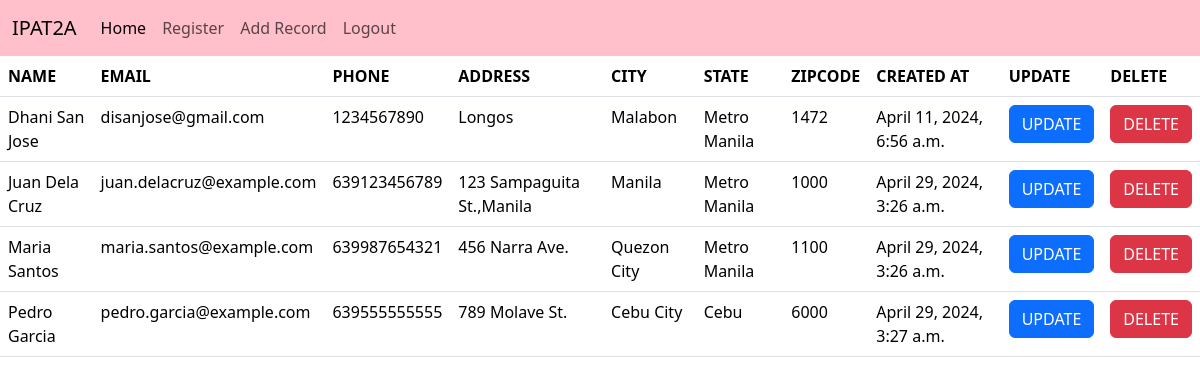
Before: / (signed in) with the older database file.
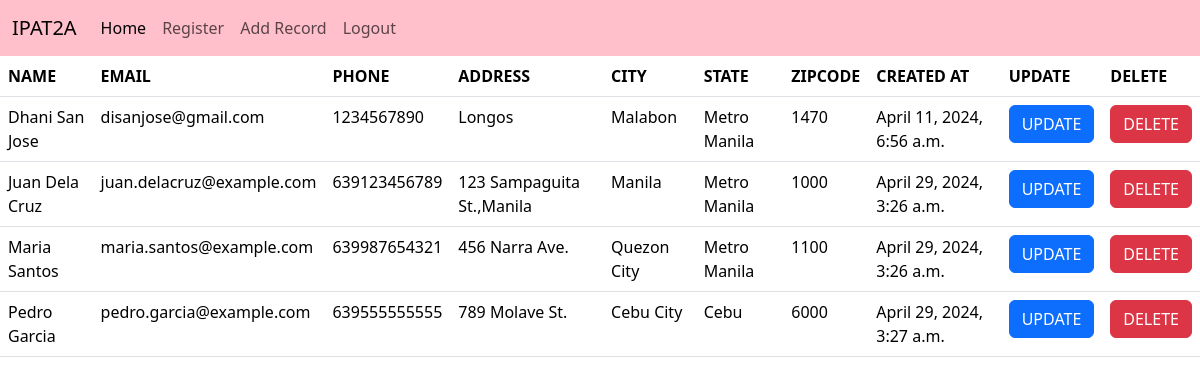
After: the same page with the newer database file.
### dcrm/models.py (models this page shows, shortened)
class Record(models.Model):
    created_at = models.DateTimeField(auto_now_add=True)
    first_name = models.CharField(max_length=50)
    last_name =  models.CharField(max_length=50)
    email =  models.CharField(max_length=100)
    phone = models.CharField(max_length=15)
    address =  models.CharField(max_length=100)
    city =  models.CharField(max_length=50)
    state =  models.CharField(max_length=50)
    zipcode =  models.CharField(max_length=20)

### dcrm/views.py (the view, shortened to what this page needs)
# urls.py: path('', views.home, name='home'),
def home(request):
    records = Record.objects.all()
    return render(request, 'home.html', {'records':records})

### dcrm/templates/home.html (shortened to what this page needs)
{% extends 'base.html' %}
{% block content %}
{% if user.is_authenticated %}
<table class="table">
    <thead>
        <tr>
        <th>NAME</th>
        <th>EMAIL</th>
        <th>PHONE</th>
        <th>ADDRESS</th>
        <th>CITY</th>
        <th>STATE</th>
        <th>ZIPCODE</th>
        <th>CREATED AT</th>
        <th>UPDATE</th>
        <th>DELETE</th>
    </tr>
    </thead>
<tbody>
    {% if records %}
        {% for record in records %}
            <tr>
                <td>{{ record.first_name }} {{record.last_name}}</td>
                <td>{{ record.email }}</td>
                <td>{{ record.phone }}</td>
                <td>{{ record.address }}</td>
                <td>{{ record.city }}</td>
                <td>{{ record.state }}</td>
                <td>{{ record.zipcode }}</td>
                <td>{{ record.created_at }}</td>
                <td><a href="{% url 'update_record' record.id %}"><button class="btn btn-primary" value="{{ record.id }}">UPDATE</button></a></td>
                <td>
                        <button type="button" class="btn btn-danger" data-bs-toggle="modal" data-bs-target="#staticBackdrop">
                            DELETE
                            </button>
                </td>
            </tr>
        {% endfor %}
    {% endif %}
</tbody>
</table>
{% endif %}
{% endblock %}

Changed rows visible on the page:
changed Record "Dhani": zipcode "1472" → "1470"
